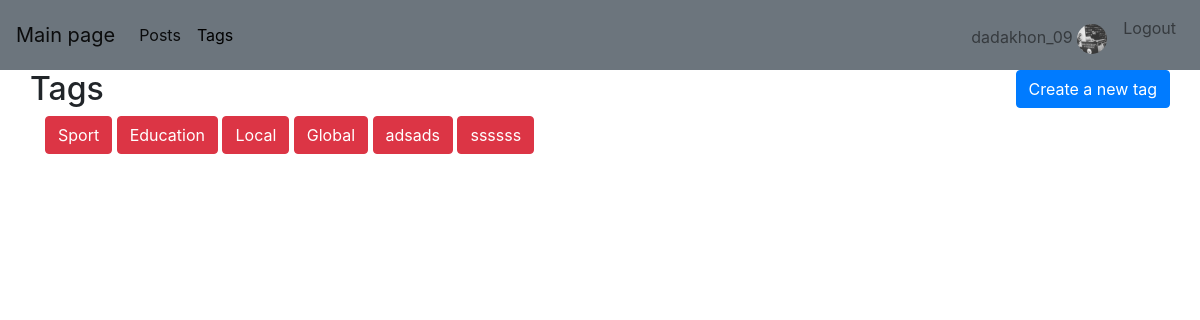
The app's page /tags/ (signed in), older data.
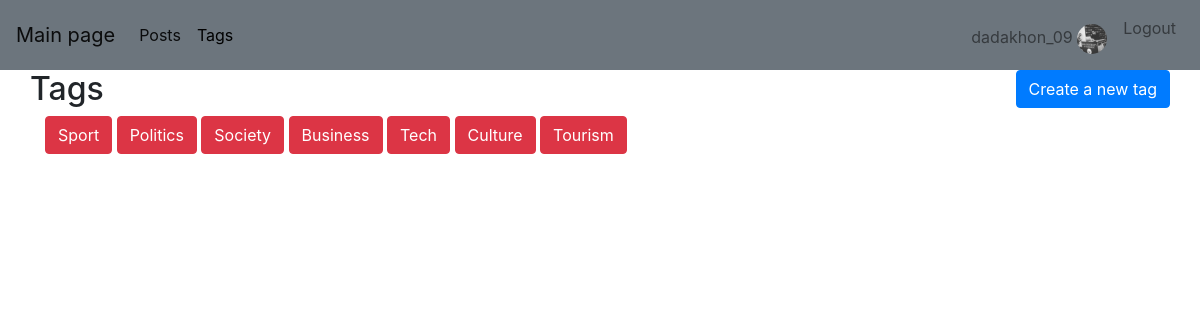
The same page, newer data.
### blog/models.py (models this page shows, shortened)
class Tag(models.Model):
    title = models.CharField(max_length=50)
    slug = models.SlugField(max_length=50)
    def get_absolute_url(self):
        return reverse('tag_detail', kwargs={'slug': self.slug})

### blog/views/tags.py (the view)
# urls.py: path('tags/', tag_views.tags, name="tags"),
def tags(request):
    return render(request, 'tags.html', context={})

### blog/templatetags/tags.py (called while the page is built)
@register.simple_tag(name='tags')
def asd():
    return Tag.objects.all()

### templates/tags.html (shortened to what this page needs)
{% extends 'base.html' %}
{% load staticfiles %}
{% block  page_head %}
    <link rel="stylesheet" href="{% static 'My_blog/css/main.css' %}">
    <link rel="stylesheet" href="https://stackpath.bootstrapcdn.com/bootstrap/4.3.1/css/bootstrap.min.css"
>
{% endblock %}
{% block page_content %}
    <div class="container">
        <div class="row">
            <h2>Tags</h2>
            <a class="ml-auto" href="{% url 'tag_create' %}">
                <button class="btn btn-primary">Create a new tag</button>
            </a>
        </div>
        {% for tag in tags %}
            <a href="{{ tag.get_absolute_url }}">
                <button class="btn btn-danger">{{ tag.title }}</button>
            </a>
        {% endfor %}
    </div>
{% endblock %}

Row changes from the older to the newer data that the page shows:
removed Tag: title "Education"
removed Tag: title "Local"
removed Tag: title "Global"
removed Tag: title "adsads"
removed Tag: title "ssssss"
added Tag: title "Politics"
added Tag: title "Society"
added Tag: title "Business"
added Tag: title "Tech"
added Tag: title "Culture"
added Tag: title "Tourism"
